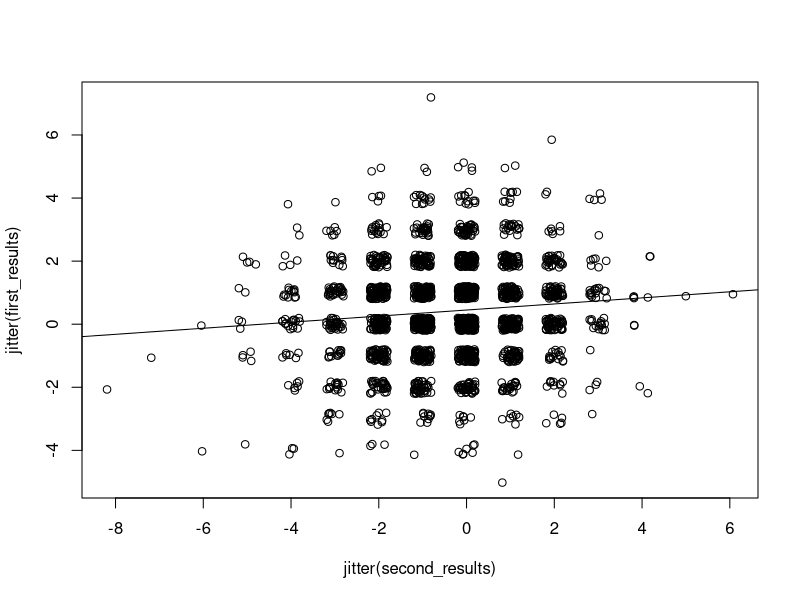
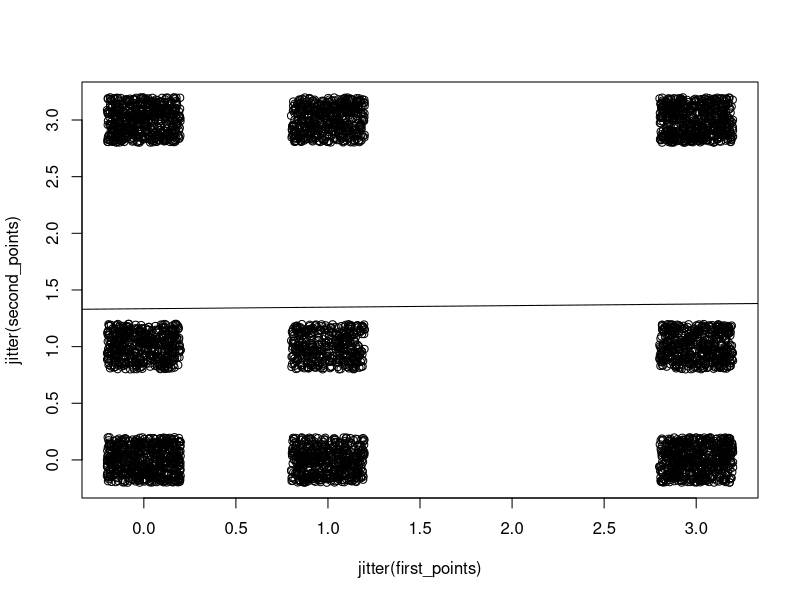
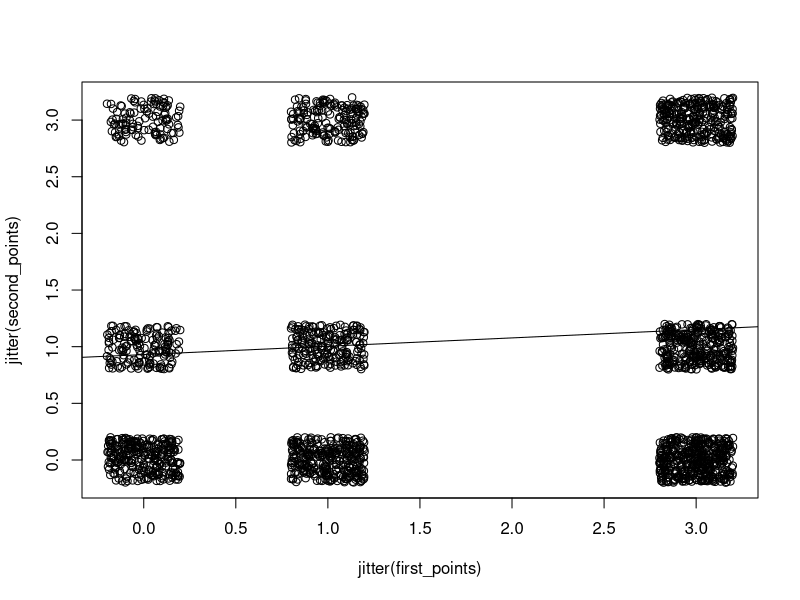
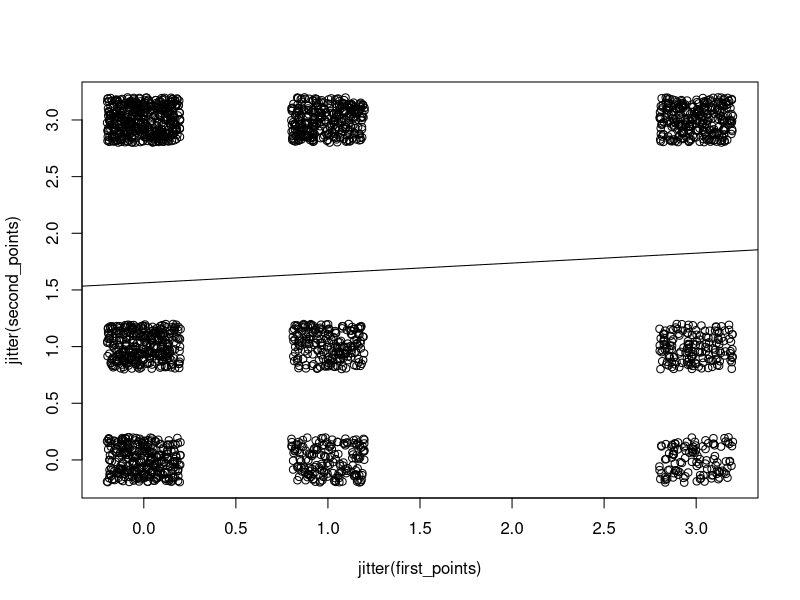
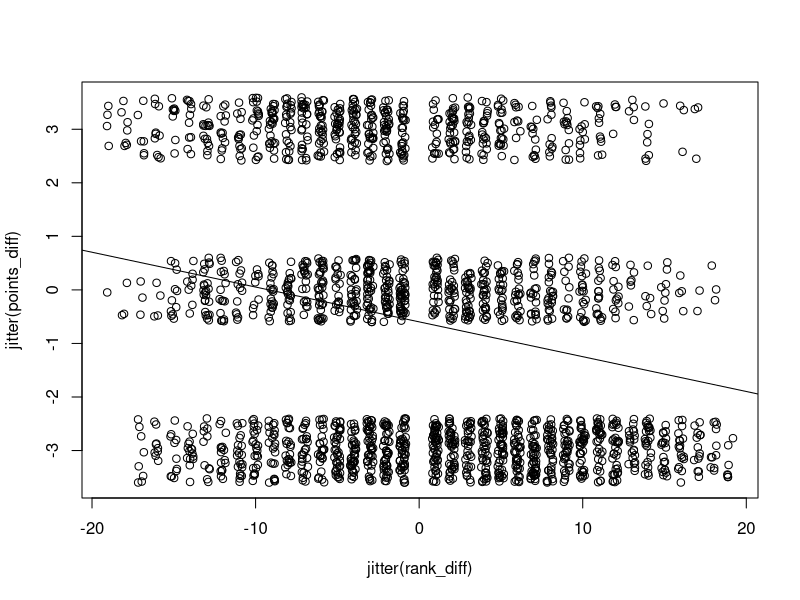
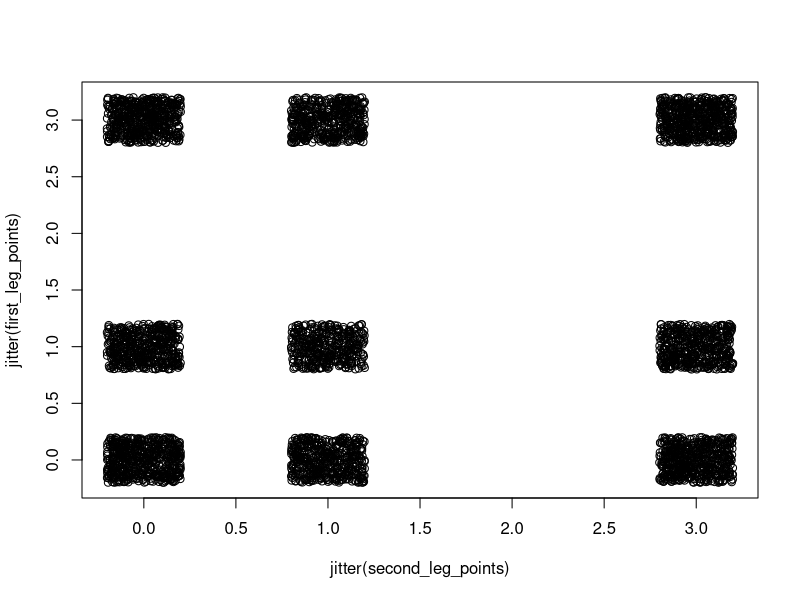
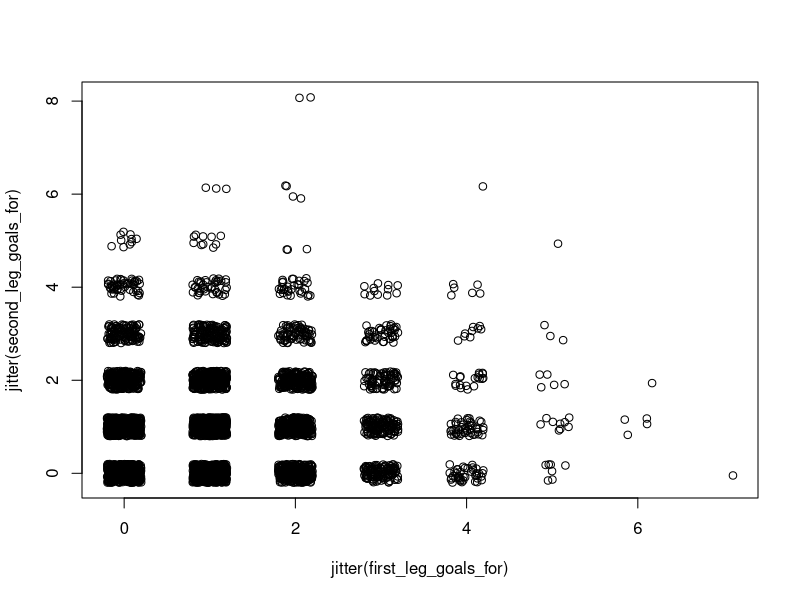
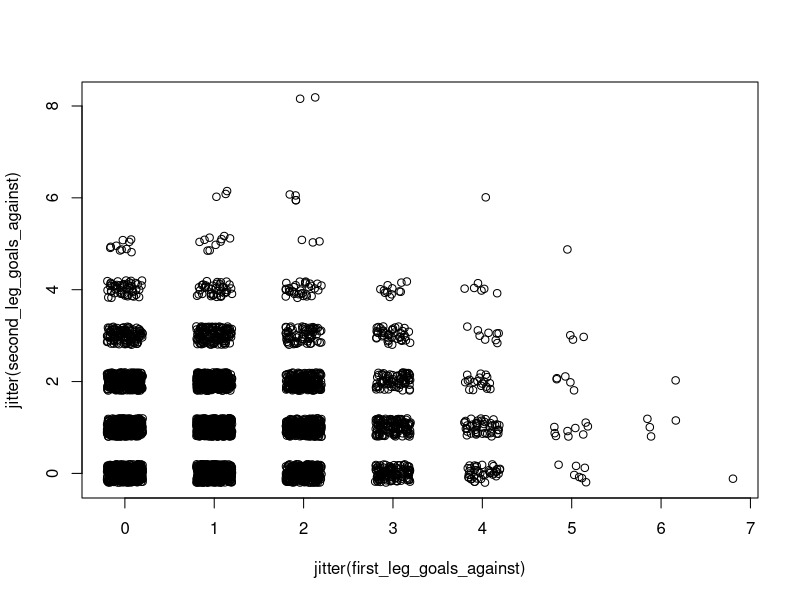

Recreate these plots in R, in order.
results = read.csv("first_second_leg.csv", sep=";", encoding="UTF-8")

# Goals diff
first_results = results$first_t1 - results$first_t2
second_results = results$second_t1 - results$second_t2
cor(first_results, second_results)
goals_diff = lm(first_results ~ second_results)
summary(goals_diff)
plot(jitter(first_results) ~ jitter(second_results))
abline(goals_diff)

# Points diff all
first_points = c(results$result_first_t1, results$result_first_t2)
second_points = c(results$result_second_t1, results$result_second_t2)
cor(second_points, first_points)
points_diff = lm(second_points ~ first_points)
summary(points_diff)
plot(jitter(second_points) ~ jitter(first_points))
abline(points_diff)

# Points diff home first
first_points = results$result_first_t1
second_points = results$result_second_t1
cor(second_points, first_points)
points_diff = lm(second_points ~ first_points)
summary(points_diff)
plot(jitter(second_points) ~ jitter(first_points))
abline(points_diff)

ls.str(results)

# Points diff away first
first_points = results$result_first_t2
second_points = results$result_second_t2
cor(second_points, first_points)
points_diff = lm(second_points ~ first_points)
summary(points_diff)
plot(jitter(second_points) ~ jitter(first_points))
abline(points_diff)

summary(results$result_first_t2)

# Rank diff/points
rank_diff   = results$t1_rank - results$t2_rank
points_diff = results$result_second_t1 - results$result_second_t2
rank_point_diff = lm(points_diff ~ rank_diff)
summary(rank_point_diff)
plot(jitter(points_diff) ~ jitter(rank_diff))
abline(rank_point_diff)

# Second leg points / multiple regression
dataset = results
#dataset = subset(results, subset=(results$t1_rank = 20 & results$t2_rank = 1))

second_leg_points = c(dataset$result_second_t1, dataset$result_second_t2)
first_leg_points = c(dataset$result_first_t1, dataset$result_first_t2)
first_leg_goals_for = c(dataset$first_t1, dataset$first_t2)
first_leg_goals_against = c(dataset$first_t2, dataset$first_t1)
second_leg_goals_for = c(dataset$second_t1, dataset$second_t2)
second_leg_goals_against = c(dataset$second_t2, dataset$second_t1)

reg_mul_points = lm(second_leg_points ~ first_leg_points + 
                                 first_leg_goals_for + 
                                 first_leg_goals_against)

summary(reg_mul_points)

reg_mul_goals = lm(second_leg_goals_for ~ first_leg_points + 
                      first_leg_goals_for + 
                      first_leg_goals_against)

summary(reg_mul_goals)

reg_mul_goals_ag = lm(second_leg_goals_against ~ first_leg_points + 
                     first_leg_goals_for + 
                     first_leg_goals_against)

summary(reg_mul_goals_ag)

plot(jitter(second_leg_points), jitter(first_leg_points))

# ---- Points percentage
# Home 0 points
first0 = subset(results, subset=(results$result_first_t1 == 0))
mean_first0_second_points = mean(first0$result_second_t1)
mean_first0_second_points
mean_first0_second_goals = mean(first0$second_t1)
mean_first0_second_goals

first0_nrow = nrow(first0)
table(first0$result_second_t1) / first0_nrow

# Home 1 points
first1 = subset(results, subset=(results$result_first_t1 == 1))
mean_first1_second_points = mean(first1$result_second_t1)
mean_first1_second_points
mean_first1_second_goals = mean(first1$second_t1)
mean_first1_second_goals

first1_nrow = nrow(first1)
table(first1$result_second_t1) / first1_nrow

# Home 3 points
first3 = subset(results, subset=(results$result_first_t1 == 3))
mean_first3_second_points = mean(first3$result_second_t1)
mean_first3_second_points
mean_first3_second_goals = mean(first3$second_t1)
mean_first3_second_goals

first3_nrow = nrow(first3)
table(first3$result_second_t1) / first3_nrow

# Home nb point dom
first_nrow = nrow(results)
table(results$result_first_t1) / first_nrow

# Away nb point dom
first_nrow = nrow(results)
table(results$result_first_t2) / first_nrow

# Away 0 points
first_away_0 = subset(results, subset=(results$result_first_t2 == 0))
mean_first_away_0_second_points = mean(first_away_0$result_second_t2)
mean_first_away_0_second_points
mean_first_away_0_second_goals = mean(first_away_0$second_t2)
mean_first_away_0_second_goals

first_away_0_nrow = nrow(first_away_0)
table(first_away_0$result_second_t2) / first_away_0_nrow

# Away 1 points
first_away_1 = subset(results, subset=(results$result_first_t2 == 1))
mean_first_away_1_second_points = mean(first_away_1$result_second_t2)
mean_first_away_1_second_points
mean_first_away_1_second_goals = mean(first_away_1$second_t2)
mean_first_away_1_second_goals

first_away_1_nrow = nrow(first_away_1)
table(first_away_1$result_second_t2) / first_away_1_nrow

# Away 3 points
first_away_3 = subset(results, subset=(results$result_first_t2 == 3))
mean_first_away_3_second_points = mean(first_away_3$result_second_t2)
mean_first_away_3_second_points
mean_first_away_3_second_goals = mean(first_away_3$second_t2)
mean_first_away_3_second_goals

first_away_3_nrow = nrow(first_away_3)
table(first_away_3$result_second_t2) / first_away_3_nrow

plot(jitter(first_leg_goals_for), jitter(second_leg_goals_for))
plot(jitter(first_leg_goals_against), jitter(second_leg_goals_against))

require(plyr)

# Second leg real
second_leg_t1 = aggregate(results$result_second_t1, list(season=results$start, team=results$home), sum)
second_leg_t2 = aggregate(results$result_second_t2, list(season=results$start, team=results$away), sum)

second_leg_tot = ddply(rbind(second_leg_t1, second_leg_t2), .(season, team), summarize, points = sum(x))
second_leg_tot

# Second leg Projection
second_leg_projections_t1 = aggregate(results$result_projection_second_t1, list(season=results$start, team=results$home), sum)
second_leg_projections_t2 = aggregate(results$result_projection_second_t2, list(season=results$start, team=results$away), sum)

second_leg_projections_tot = ddply(rbind(second_leg_projections_t1, second_leg_projections_t2), .(season, team), summarize, points = sum(x))
second_leg_projections_tot

# Second leg regression
second_leg_reg = lm(second_leg_projections_tot$points ~ second_leg_tot$points)
summary(second_leg_reg)

plot(second_leg_projections_tot$points, second_leg_tot$points)
abline(second_leg_reg)
